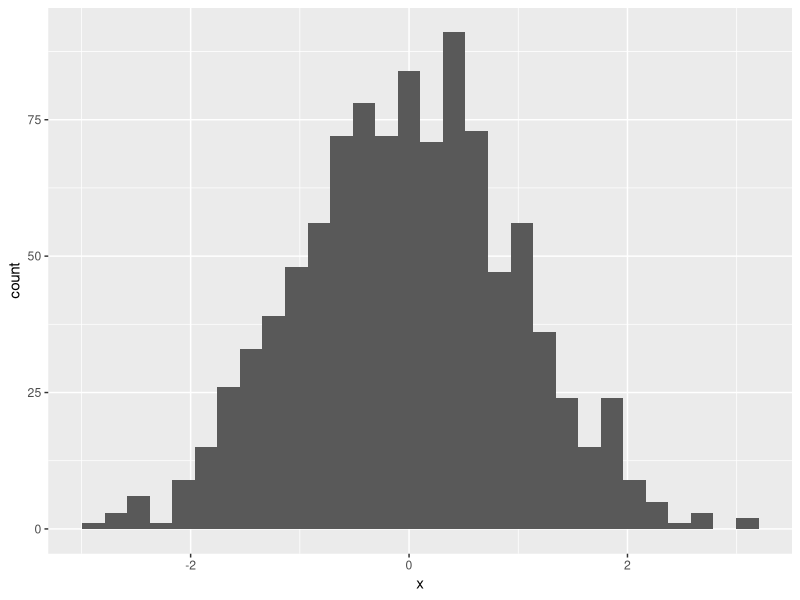

R code for this plot:
library(ggplot2)
library(dplyr)

dfx <- data.frame(x = rnorm(1000))
ggplot(aes(x = x), data = dfx) + geom_histogram()